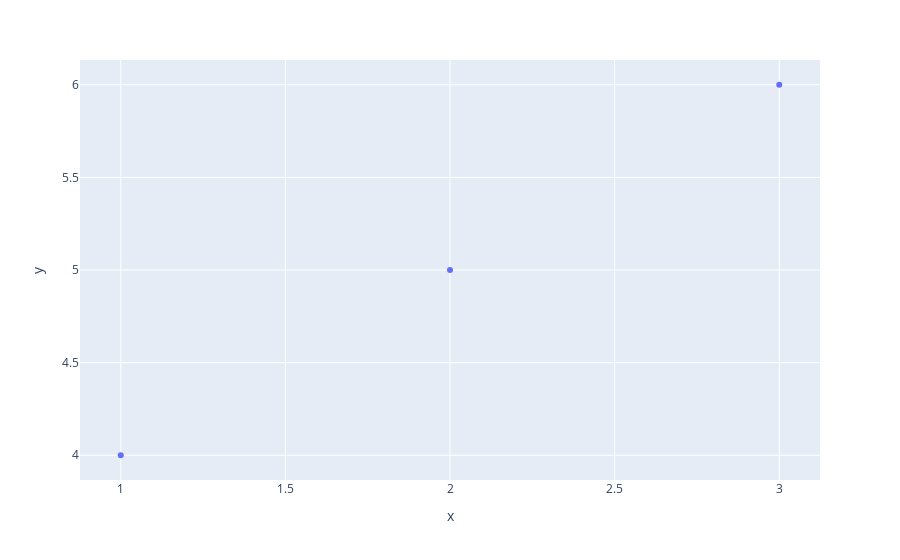

Source (notebook cell):
### Code cell
import plotly.express as px
fig = px.scatter(x=[1, 2, 3], y=[4, 5, 6])
fig.show()

### Figure 1 — Plotly figure (JSON) as saved in the notebook; plotly's stock layout.template omitted (floating-point values rounded to 4 significant figures)
{"data": [{"hovertemplate": "x=%{x}<br>y=%{y}<extra></extra>", "legendgroup": "", "marker": {"color": "#636efa", "symbol": "circle"}, "mode": "markers", "name": "", "orientation": "v", "showlegend": false, "type": "scatter", "x": [1, 2, 3], "xaxis": "x", "y": [4, 5, 6], "yaxis": "y"}], "layout": {"legend": {"tracegroupgap": 0}, "margin": {"t": 60}, "xaxis": {"anchor": "y", "domain": [0, 1], "title": {"text": "x"}}, "yaxis": {"anchor": "x", "domain": [0, 1], "title": {"text": "y"}}}}
